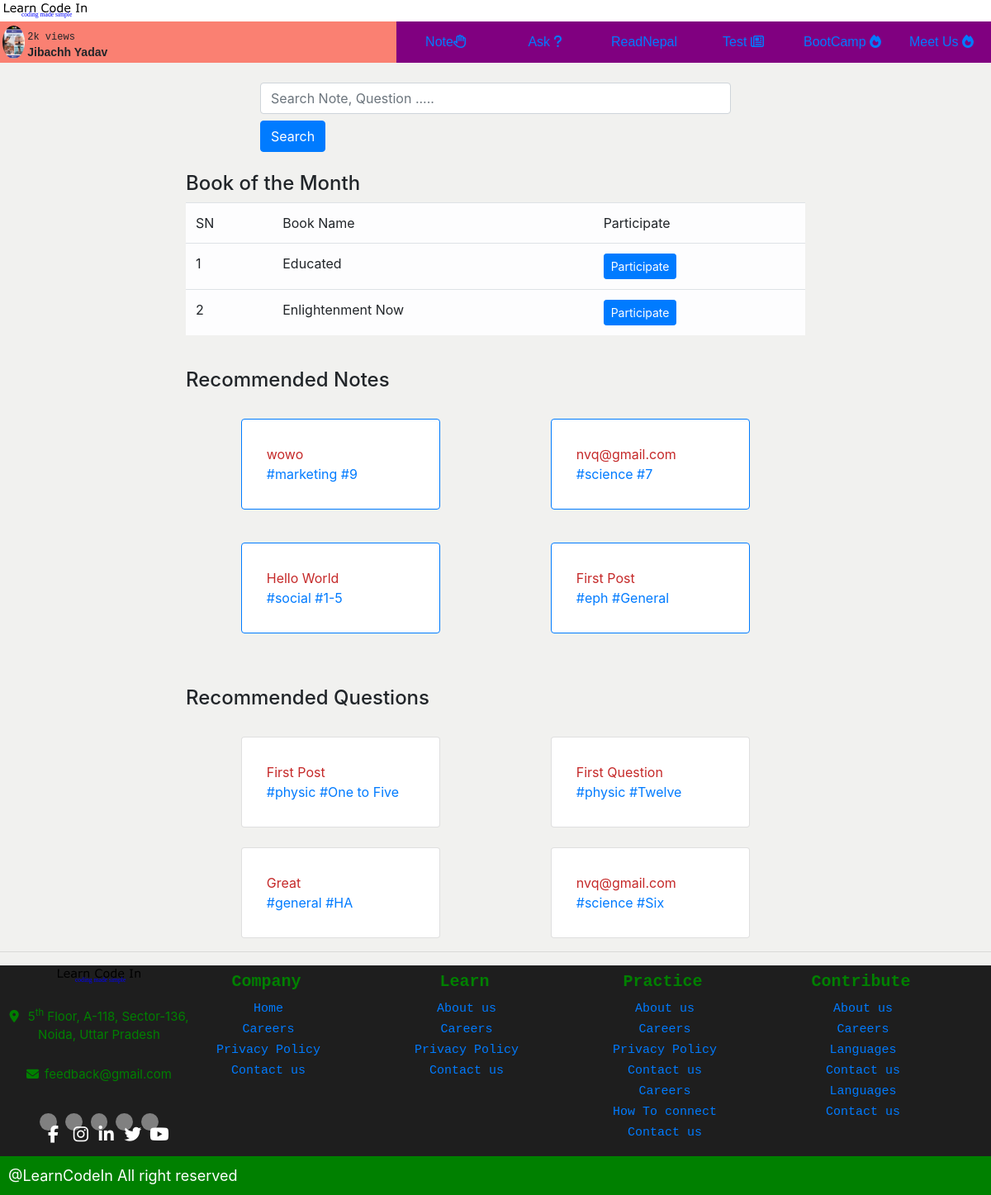
Page / (signed in) on the earlier database version.
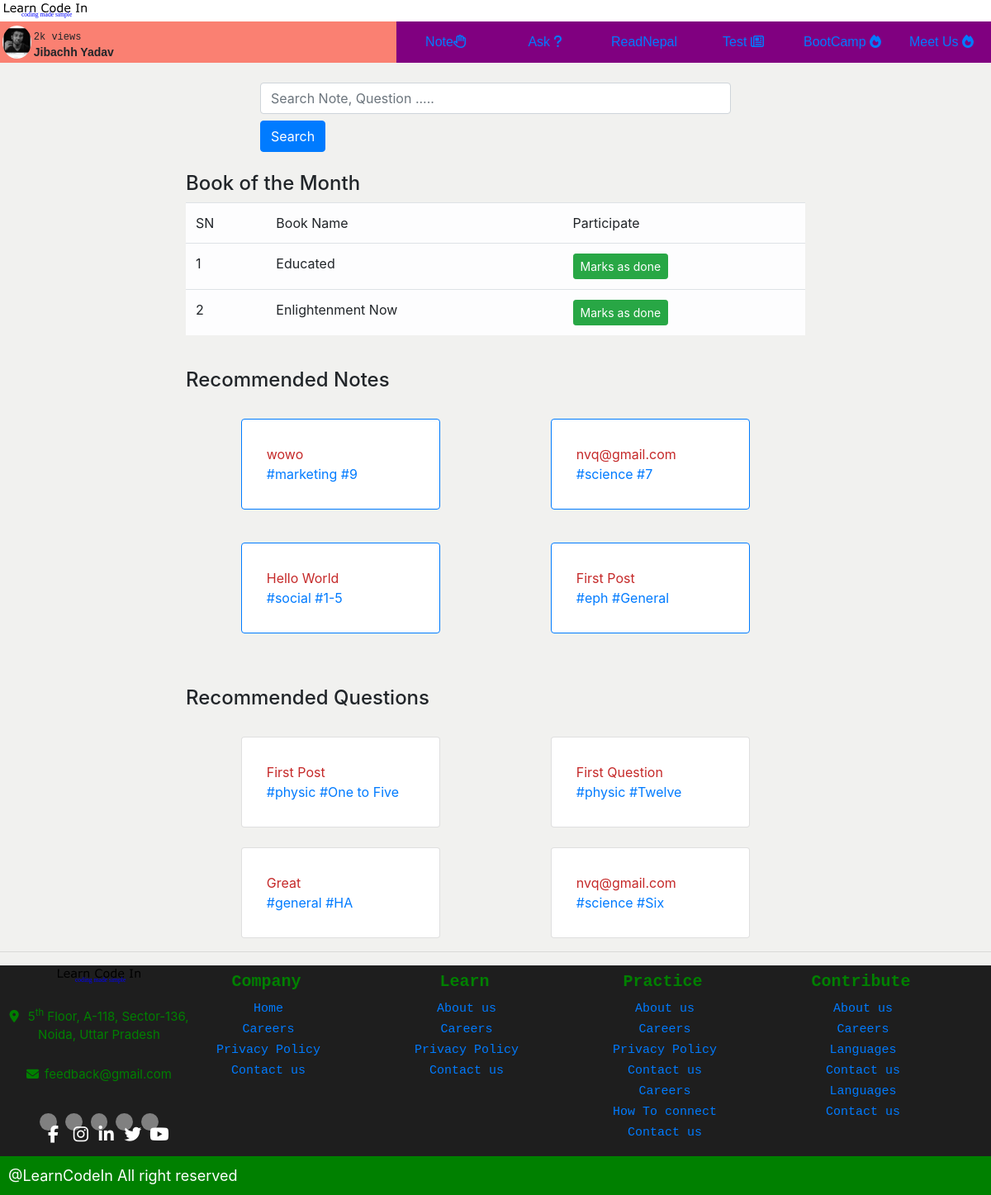
Same page on the later database version.
### users/models.py (models this page shows, shortened)
class User(AbstractUser):
    grade_choices = (
        ('One to Five', 'One to Five'),
        ('Six', 'Six'),
        ('Seven', 'Seven'),
        ('Eight', 'Eight'),
        ('Nine', 'Nine'),
        ('Ten', 'Ten'),
        ('Eleven', 'Eleven'),
        ('Twelve', 'Twelve'),
        ('HA', 'Health Assitant'),
        ('Staff Nurse', 'Staff Nurse'),
        ('Diploma in Agriculture', 'Diploma in Agriculture'),
        ('Diploma in Engineering', 'Diploma in Engineering'),
        ('Bachelor in CSIT', 'Bachelor in CSIT'),
        ('BSC Nursing', 'BSC Nursing'),
        ('Bachelor in Education', 'Bachelor in Education'),
        ('Bachelor in Engineering', 'Bachelor in Engineering'),
        ('BBS', 'BBS'),
        ('BBA', 'BBA'),
        ('MBBS', 'MBBS'),
        ('General', 'General'),
    )
    faculty = (
        ('Science', 'Science'),
        ('Commerce', 'Commerce'),
        ('Art', 'Art'),
        ('Medicine', 'Medicine'),
        ('Engineering', 'Engineering'),
        ('Computer Science', 'Computer Science'),
    )
    first_name = models.CharField(
        blank=False,
        max_length=100)
    last_name = models.CharField(
        blank=False,
        max_length=100)
    email = models.EmailField(unique=True,
                              blank=False,
                              max_length=255)
    username = models.CharField(max_length=30,
                                unique=False)
    hobby = models.CharField(max_length=200,
                             blank=True)
    favorite_quotes = models.CharField(max_length=200,
                                       blank=True)
    photo = models.ImageField(upload_to='profile',
                              default='../static/images/Flag_of_Nepal.png'
                              )
    grade = models.CharField(
        max_length=200,
        choices=grade_choices,
        blank=True
    )
    schoolType = models.CharField(max_length=200, choices=faculty, blank=True)
    schoolName = models.CharField(max_length=100,
                                  blank=True)
    address = models.CharField(max_length=200,
                               blank=True)
    REQUIRED_FIELDS = ['first_name', 'last_name', 'username']
    USERNAME_FIELD = 'email'
    def fullname(self):
        return f'{self.first_name.capitalize()} {self.last_name.capitalize()}'

### extrapp/models.py (models this page shows, shortened)
class CurrentBook(models.Model):
    name = models.CharField(max_length=200, verbose_name='Book Name')
    writer = models.CharField(max_length=200, verbose_name='Book Writer')
    summary = models.TextField(max_length=1000)
    coverImage = models.ImageField(verbose_name='Book Cover Image', upload_to='readnepal', null=True)
    date = models.DateField()
    reader = models.ManyToManyField(to=User, blank=True, related_name='books')
    isItCurrentBook = models.BooleanField(verbose_name='Is this a Book of Month', default=False)

### users/views.py (the view)
# urls.py: path('', views.homepage, name='homepage'),
def homepage(request):
    if request.user.is_authenticated:
        recNotes = Note.published.all().exclude(
            author=request.user).order_by('-views', 'likes')[:4]
    else:
        recNotes = Note.published.all()[:4]
    print(recNotes)
    recQuestions = Discussion.objects.all().exclude(answered_status=True)[:4]
    print(recQuestions)
    currentMonth = datetime.now().month
    bookOfTheMonth = CurrentBook.objects.all().filter(date__month=currentMonth).filter(isItCurrentBook=True)[:2]
    return render(request, 'base.html', {
        'recommendedNotes': recNotes,
        'recommendedQuestion': recQuestions,
        'books': bookOfTheMonth,
    })

### discussion/models.py (called while the page is built)
    def __str__(self):
        return self.title[:50]

### note/models.py (called while the page is built)
    def get_queryset(self):
        return super(PublishedManager, self).get_queryset().filter(status='published')

    def __str__(self):
        return self.title

### templates/base.html (shortened to what the changed rows need)
{% load static %}
<!DOCTYPE html>
<html lang="en">
  <head>
    <link href="https://unpkg.com/aos@2.3.1/dist/aos.css" rel="stylesheet" />
    <link
      rel="stylesheet"
      href="https://maxcdn.bootstrapcdn.com/bootstrap/4.0.0/css/bootstrap.min.css"
    />
    <link rel="stylesheet" href="{% static 'css/base.css' %}" />
  </head>
  <body>
    <div class="top-bar">
      <nav>
        <div class="navigation-container">
          {% if request.user.is_authenticated %}
          <div class="user">
            <div class="user-photo">
              <img
                src="{{ request.user.photo.url }}"
                alt=""
                class="user-pic"
              />
            </div>
            <div class="info">
              <span class="views">2k views</span>
              <span class="name">{{ request.user.fullname }}</span>
            </div>
          </div>
          {% endif %}
        </div>
      </nav>
    </div>
    {% block body %}
    <div class="container mt-4" style="max-width: 750px;">
      <div class="row">
        <table class="table table-light">
          <thead>
            <tr>
              <td>
                SN
              </td>
              <td>
                Book Name
              </td>
              <td>
                Participate
              </td>
            </tr>
          </thead>
          <tbody>
            {% for book in books %}
              <tr>
                <td>
                  {{ forloop.counter }}
                </td>
                <td>
                  {{ book.name }}
                </td>
                <td>
                {% if request.user in book.reader.all %}
                      <button class="btn btn-success btn-sm">Marks as done</button>
                {% else %}
                  <form action="{% url 'addbook' %}" method="post">
                      <button class="btn btn-primary btn-sm" type="submit">Participate</button>
                    </form>
                {% endif %}
                </td>
              </tr>
            {% endfor %}
          </tbody>
        </table>
      </div>
    </div>
    {% endblock body %}
  </body>
</html>

Differences in the rows shown:
changed User "Jibachh Yadav": user.photo: a different picture
computed for CurrentBook "Educated": text "Participate" → "Marks as done"
computed for CurrentBook "Enlightenment Now": text "Participate" → "Marks as done"
